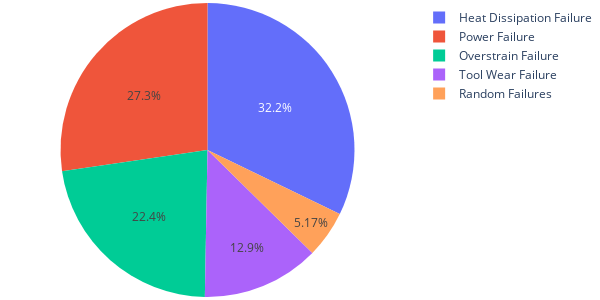

The notebook cell this image was saved under:
### Markdown cell above
<font color = "yellow"> Question:</font> <font color = "white"> What is the proportion of each failure type in the dataset? <font>

### Code cell
# Filter out 'No Failure'
filtered_df = df[df['Failure Type'] != 'No Failure']

# Calculate the proportions
proportions = filtered_df['Failure Type'].value_counts(normalize=True)

# Create the pie chart
fig = px.pie(values=proportions, names=proportions.index)

# margins
fig.update_layout(
    autosize=False,
    margin=dict(t=3, b=3, l=4, r=3),
    width=600, height=300
)
fig.show()

### Figure 1 — Plotly figure (JSON) as saved in the notebook; plotly's stock layout.template omitted (floating-point values rounded to 4 significant figures)
{"data": [{"domain": {"x": [0, 1], "y": [0, 1]}, "hovertemplate": "label=%{label}<br>value=%{value}<extra></extra>", "labels": ["Heat Dissipation Failure", "Power Failure", "Overstrain Failure", "Tool Wear Failure", "Random Failures"], "legendgroup": "", "name": "", "showlegend": true, "type": "pie", "values": [0.3218, 0.273, 0.2241, 0.1293, 0.05172]}], "layout": {"autosize": false, "height": 300, "legend": {"tracegroupgap": 0}, "margin": {"b": 3, "l": 4, "r": 3, "t": 3}, "width": 600}}
